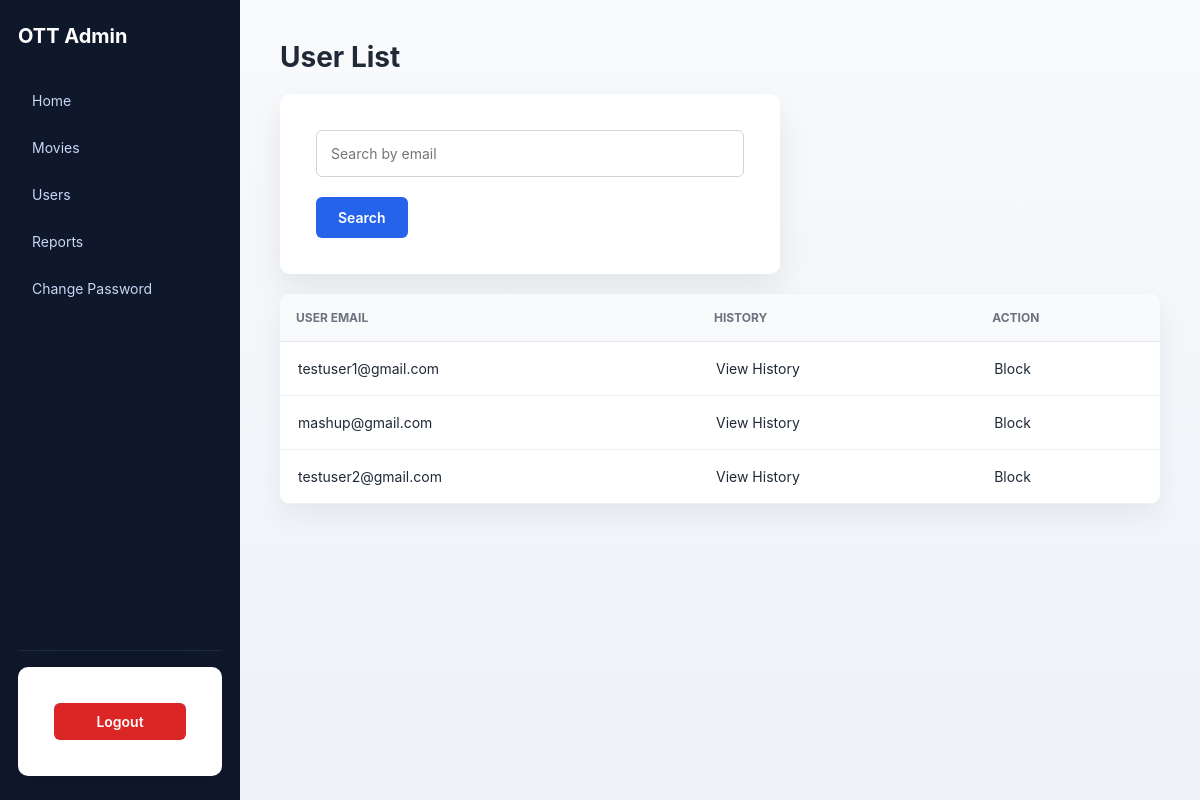
Page /userlist/ (signed in) on the committed database.
### adminApp/models.py (models this page shows)
class User(AbstractBaseUser):
    email = models.EmailField(unique=True)
    name = models.CharField(max_length =255)
    is_active = models.BooleanField(default=True)
    is_admin = models.BooleanField(default=False)
    objects = UserManager()
    USERNAME_FIELD = 'email'

### adminApp/views.py (the view)
# urls.py: path('userlist/', views.userlist_page, name='userlist'),
@login_required(login_url="admin_login")
def userlist_page(request):
    query = request.GET.get("q", "")
    users = User.objects.filter(is_admin=False)
    if query:
        users = users.filter(email__icontains=query)
    return render(request, "userlist.html", {
        "users": users,
        "query": query
    })

### adminApp/templates/userlist.html (shortened to what this page needs)
<!DOCTYPE html>
<html lang="en">
<head>
    {% load static %}
    <link rel="stylesheet" href="{% static 'style.css' %}">
</head>
<body>
<div class="admin-layout">
    {% include 'partials/navbar.html' %}
    <main class="main-content">
        <h1>User List</h1>
        <form method="GET" class="search-box">
            <input type="text" name="q" placeholder="Search by email"
                   value="{{ query }}">
            <button type="submit">Search</button>
        </form>
        <div class="table-wrapper">
            <table>
                <thead>
                    <tr>
                        <th>User Email</th>
                        <th>History</th>
                        <th>Action</th>
                    </tr>
                </thead>
                <tbody>
                {% for user in users %}
                    <tr>
                        <td>{{ user.email }}</td>
                        <td>
                            <a href="{% url 'user_history' user.id %}"
                               class="action-btn">
                                View History
                            </a>
                        </td>
                        <td>
                            <a href="{% url 'toggle_user' user.id %}"
                               class="action-btn {% if not user.is_active %}danger-btn{% endif %}">
                                {% if user.is_active %}Block{% else %}Unblock{% endif %}
                            </a>
                        </td>
                    </tr>
                {% empty %}
                    <tr>
                        <td colspan="3">No users found</td>
                    </tr>
                {% endfor %}
                </tbody>
            </table>
        </div>
    </main>
</div>
</body>
</html>

### adminApp/static/style.css (style rules this page uses)
* { margin: 0; padding: 0; box-sizing: border-box; font-family: "Inter", "Segoe UI", Arial, sans-serif; }
a { text-decoration: none; color: inherit; }
button { border: none; cursor: pointer; font-size: 14px; font-weight: 500; }
body { background: linear-gradient(180deg, #f8fafc, #eef2f7); color: #1f2937; }
.admin-layout { display: flex; min-height: 100vh; }
.main-content { flex: 1; padding: 40px; background: linear-gradient(180deg, #f8fafc, #eef2f7); }
.main-content h1 { font-size: 28px; font-weight: 700; margin-bottom: 20px; }
.table-wrapper { margin-top: 20px; }
table { width: 100%; border-collapse: collapse; background: #ffffff; border-radius: 10px; overflow: hidden; box-shadow: 0 12px 28px rgba(0,0,0,0.06); }
thead { background: #f9fafb; }
th { padding: 16px; font-size: 12px; font-weight: 700; text-transform: uppercase; color: #6b7280; border-bottom: 1px solid #e5e7eb; text-align: left; }
td { padding: 18px; font-size: 14px; border-bottom: 1px solid #eef2f7; }
form { background: #ffffff; padding: 36px; max-width: 500px; border-radius: 10px; box-shadow: 0 14px 34px rgba(0,0,0,0.08); }
input, textarea { width: 100%; padding: 14px; font-size: 14px; border: 1px solid #d1d5db; border-radius: 6px; margin-bottom: 20px; }
form button { background: #2563eb; color: #ffffff; padding: 12px 22px; border-radius: 6px; font-weight: 600; }

### rows in the picture
User: email "testuser1@gmail.com", is_active "Block"
User: email "mashup@gmail.com", is_active "Block"
User: email "testuser2@gmail.com", is_active "Block"
